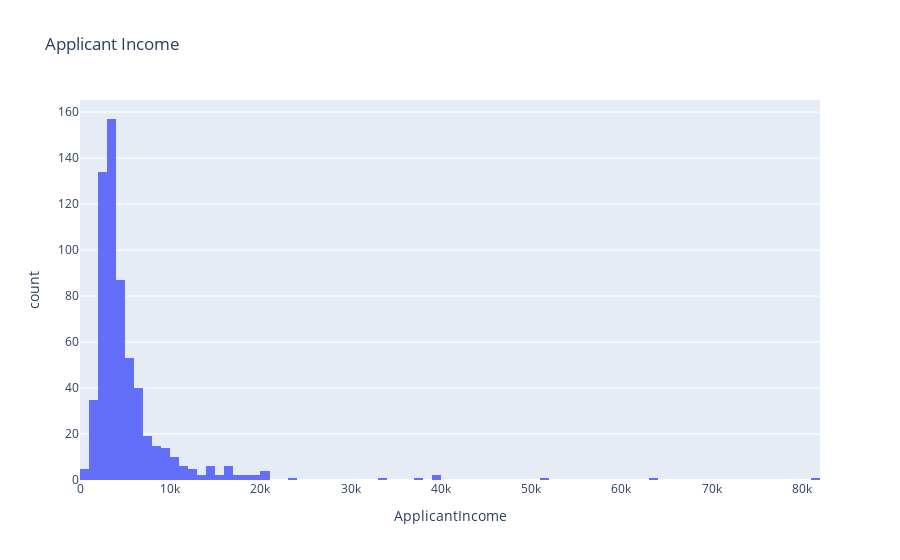

Notebook source saved alongside this figure:
### Code cell
# la mayoría de las personas ganan menos de 5000 dls
# df.ApplicantIncome.hist(bins=100);
fig = px.histogram(df, x='ApplicantIncome', title='Applicant Income')
fig.show()

### Figure 1 — Plotly figure (JSON) as saved in the notebook; plotly's stock layout.template omitted (floating-point values rounded to 4 significant figures; data arrays with more than 128 entries replaced by an {"elided": "..."} marker saying what was removed)
{"data": [{"alignmentgroup": "True", "bingroup": "x", "hovertemplate": "ApplicantIncome=%{x}<br>count=%{y}<extra></extra>", "legendgroup": "", "marker": {"color": "#636efa", "pattern": {"shape": ""}}, "name": "", "offsetgroup": "", "orientation": "v", "showlegend": false, "type": "histogram", "x": {"elided": "614 int values"}, "xaxis": "x", "yaxis": "y"}], "layout": {"barmode": "relative", "legend": {"tracegroupgap": 0}, "title": {"text": "Applicant Income"}, "xaxis": {"anchor": "y", "domain": [0, 1], "title": {"text": "ApplicantIncome"}}, "yaxis": {"anchor": "x", "domain": [0, 1], "title": {"text": "count"}}}}
